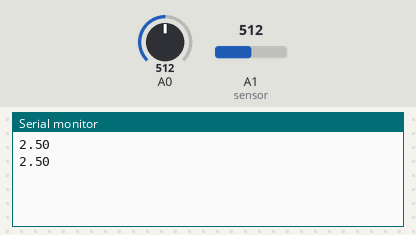
Simulated run of this sketch. Board: Arduino Uno, built with avr-gcc and run on an emulated ATmega328P. On the bench: the last lines printed to the serial monitor. Inputs (shaded band) come from the test bench; at power-on: A0 = 512, A1 (sensor) = 512.

Above: at 1.2 s.
1.3 s: A0 set to 716
At 1.7 s:
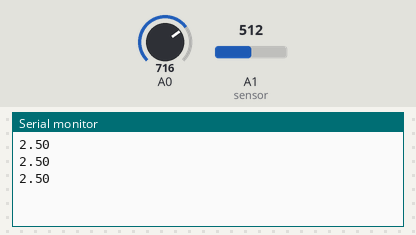
2.8 s: A0 set to 900
At 3.11 s:
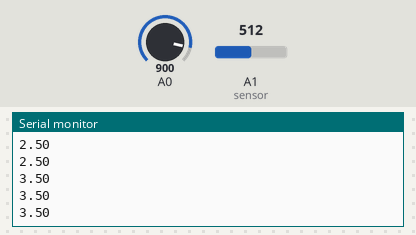
Timing chart, 0 to 5.8 s (numbered marks = the images above; inputs shaded):
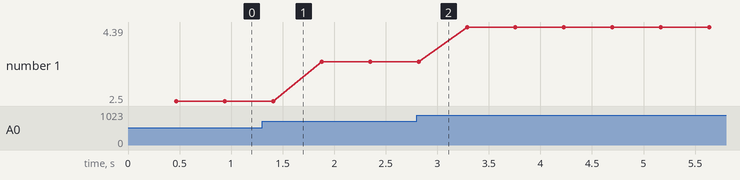

The sketch:

Blynk_arduino.ino
```cpp
//Arduino code
#include <SoftwareSerial.h>
#include <ArduinoJson.h>
SoftwareSerial s(5,6);

void setup() {
s.begin(9600);
Serial.begin(9600);
}

void loop() {
 StaticJsonBuffer<1000> jsonBuffer;
 JsonObject& root = jsonBuffer.createObject();
float sensorData = analogRead(A0);
unsigned int x=0;
float AcsValue=0.0,Samples=0.0,AvgAcs=0.0,AcsValueF=0.0;

  for (int x = 0; x < 150; x++){ //Get 150 samples
  AcsValue = analogRead(A1);     //Read current sensor values
  Samples = Samples + AcsValue;  //Add samples together
  delay (3); // let ADC settle before next sample 3ms
}
AvgAcs=Samples/150.0;//Taking Average of Samples

//((AvgAcs * (5.0 / 1024.0)) is converitng the read voltage in 0-5 volts
//2.5 is offset(I assumed that arduino is working on 5v so the viout at no current comes
//out to be 2.5 which is out offset. If your arduino is working on different voltage than
//you must change the offset according to the input voltage)
//0.185v(185mV) is rise in output voltage when 1A current flows at input
AcsValueF = (2.5 - (AvgAcs * (5.0 / 1024.0)) )/0.100;
root["data1"] = sensorData;
root["data2"] = AvgAcs;
Serial.println(sensorData*5/1024);
if(s.available()>0)
{
 root.printTo(s);
}
}
```

Measured:
- plotted number 1: 2.5 → 3.5 after the input at 1.3 s, 3.5 → 4.39 after the input at 2.8 s
